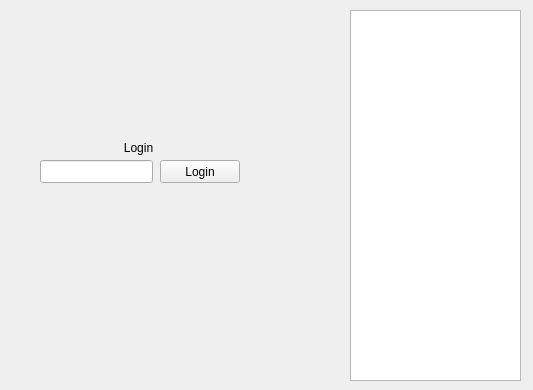
<?xml version="1.0" encoding="UTF-8"?>
<ui version="4.0">
 <class>loginPage</class>
 <widget class="QWidget" name="loginPage">
  <property name="geometry">
   <rect>
    <x>0</x>
    <y>0</y>
    <width>533</width>
    <height>390</height>
   </rect>
  </property>
  <property name="windowTitle">
   <string>Form</string>
  </property>
  <widget class="QTextEdit" name="errorBox">
   <property name="geometry">
    <rect>
     <x>350</x>
     <y>10</y>
     <width>171</width>
     <height>371</height>
    </rect>
   </property>
  </widget>
  <widget class="QLabel" name="loginLabel">
   <property name="geometry">
    <rect>
     <x>110</x>
     <y>140</y>
     <width>57</width>
     <height>16</height>
    </rect>
   </property>
   <property name="text">
    <string>Login</string>
   </property>
   <property name="alignment">
    <set>Qt::AlignCenter</set>
   </property>
  </widget>
  <widget class="QPushButton" name="loginButton">
   <property name="geometry">
    <rect>
     <x>160</x>
     <y>160</y>
     <width>80</width>
     <height>23</height>
    </rect>
   </property>
   <property name="text">
    <string>Login</string>
   </property>
  </widget>
  <widget class="QLineEdit" name="loginText">
   <property name="geometry">
    <rect>
     <x>40</x>
     <y>160</y>
     <width>113</width>
     <height>23</height>
    </rect>
   </property>
  </widget>
 </widget>
 <resources/>
 <connections/>
</ui>
